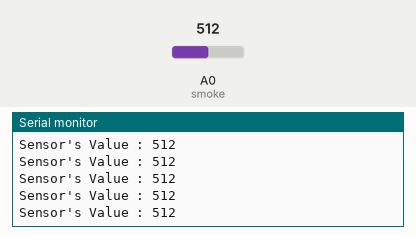
Simulated run of this sketch. Board: ESP8266 (NodeMCU). Parts: the last lines printed to the serial monitor. The inputs (shaded band) are chosen by the test bench; at power-on: A0 (smoke) = 512.

Above: at 1.2 s.
1.3 s: A0 (smoke) set to 490
At 1.31 s:
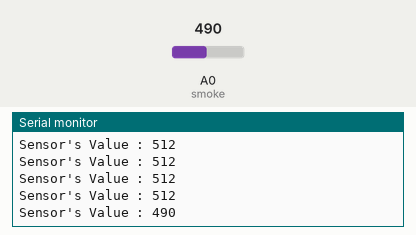
2.8 s: A0 (smoke) set to 510
At 2.81 s:
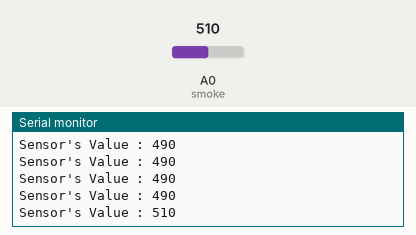
Timing chart, 0 to 5.8 s (numbered marks = the images above; inputs shaded):
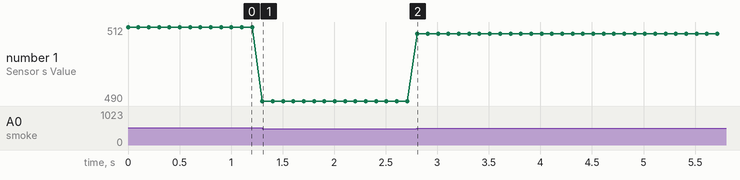

Measured:
- after the input at 1.3 s, the serial monitor: prints a new line at once (image 1)
- after the input at 2.8 s, the serial monitor: prints a new line at once (image 2)
- plotted number 1: 512 → 490 after the input at 1.3 s, 490 → 510 after the input at 2.8 s

The sketch:

CO2trial.ino
```cpp
#include <ESP8266WiFi.h>
#include <WiFiClient.h>

int smoke = A0;
int sensorThres = 500;

void setup() {
  Serial.begin(9600);
  pinMode(smoke, INPUT);


}

void loop() {
  int analogSensor = analogRead(smoke);

  Serial.print("Sensor's Value : ");
  Serial.println(analogSensor);
  delay(100);
}
```
